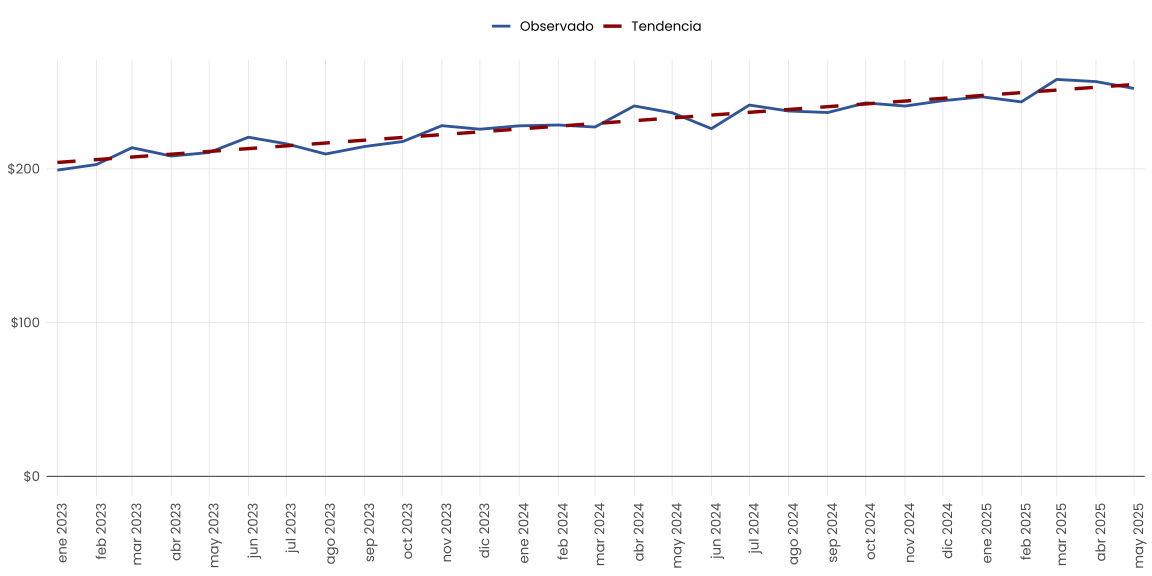

This figure's R source:
# Librerías 
library(tidyverse)
library(sf)
library(scales)
library(biscale)
library(cowplot)
library(RColorBrewer)
library(viridis)
library(lubridate)
library(showtext)
library(svglite)

### Paleta de color
# Colores estilo limpio
verde_base <- "#10302C"
rojo_maximo <- "#8B0000"
blanco <- "white"
azul_linea <- "#2F5597"
naranja_linea <- "#D55E00"

# - > Colores categóricos
# Al gráficar datos que comparen países u otros sectores se utilizarán estos 
# degradados. (En caso de requerir colores adiciones, se solicitan a diseño)

categoricos <- c("#018477","#00AF9D","#5E000E","#830B1A","#59c959","#ACE5AC",
                 "#BD0000","#C51228","#FFC0CC","#FF6666","#00008B","#3939C4",
                 "#65087C", "#854991")

#------------------------------------------------------------------------------#
# 01. Lineal ------------------------------------------------------------------#
#------------------------------------------------------------------------------#

library(legendry)
library(ggh4x) # para poner doble línea en el eje x

set.seed(001)  # seed

# Generamos observaciones con exactamente 12 meses por año
df5 <- data.frame(
  Fecha = seq(as.Date("2018-01-01"), as.Date("2025-03-01"), by = "1 month"),
  y = round(runif(87, min = 10000, max = 20000), 2)  # Valores aleatorios entre 10,000 y 20,000
)

ultimo_punto5 <- df5 %>% slice_tail(n = 1)

# Fuente local
font_add("Poppins", "~/Desktop/plantillas/python/agrupadasyapiladas/fonts/poppins/Poppins-Regular.ttf")
showtext_auto()

# Tema visual tipo matplotlib limpio
tema_estilo_multilinea <- function() {
  theme_minimal(base_family = "Poppins") +
    theme(
      plot.title = element_text(size = 14, face = "bold", color = "black"),
      axis.text = element_text(size = 10, color = "#4D4D4D"),
      axis.title = element_blank(),
      axis.text.x = element_text(angle = 90, hjust = 1),
      panel.grid.major = element_line(color = "#E5E5E5", linewidth = 0.3),
      panel.grid.minor = element_blank(),
      panel.background = element_rect(fill = "white", color = NA),
      plot.background = element_rect(fill = "white", color = NA),
      legend.position = "top",
      legend.title = element_blank(),
      legend.text = element_text(size = 10),
      axis.ticks = element_blank()
    )
}

# Base de datos
set.seed(123)

# Fechas desde enero 2023 hasta mayo 2025
fechas <- seq(as.Date("2023-01-01"), as.Date("2025-05-01"), by = "month")

# Crear un salario base con tendencia creciente + algo de variación
total_def <- round(200 + seq_along(fechas) * 2 + rnorm(length(fechas), 0, 5), 2)

# Construir el data frame
datos <- tibble(
  fecha = fechas,
  total_def = total_def
)

# Modelo de tendencia
modelo <- lm(total_def ~ fecha, data = datos)
datos$tendencia <- predict(modelo)

# Gráfica
grafica <- ggplot(datos, aes(x = fecha)) +
  geom_line(aes(y = total_def, color = "Observado"), linewidth = 1) +
  geom_line(aes(y = tendencia, color = "Tendencia"), linewidth = 1.2, linetype = "dashed") +
  geom_hline(yintercept = 0, color = "gray30", linewidth = 0.4) +
  scale_color_manual(values = c("Observado" = azul_linea, "Tendencia" = rojo_maximo)) +
  scale_x_date(date_labels = "%b %Y", date_breaks = "1 month", expand = expansion(mult = c(0.01, 0.01))) +
  scale_y_continuous(labels = dollar_format()) +
  tema_estilo_multilinea()

svglite("rstudio/linea_2/linea_2.svg", width = 12, height = 6)
print(grafica)
dev.off()
